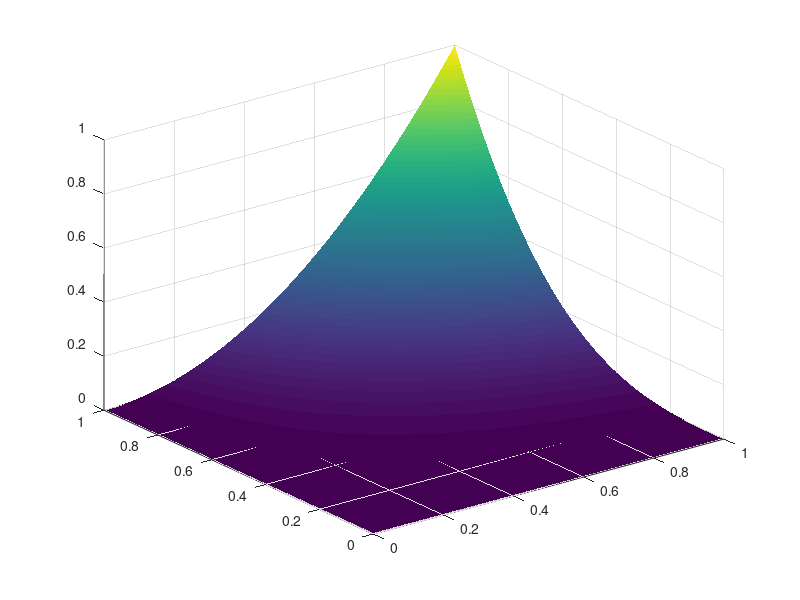
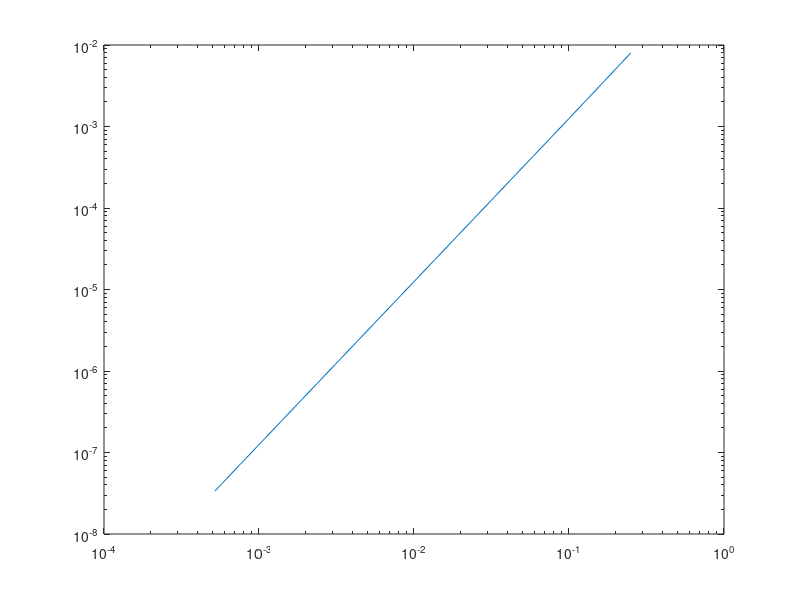
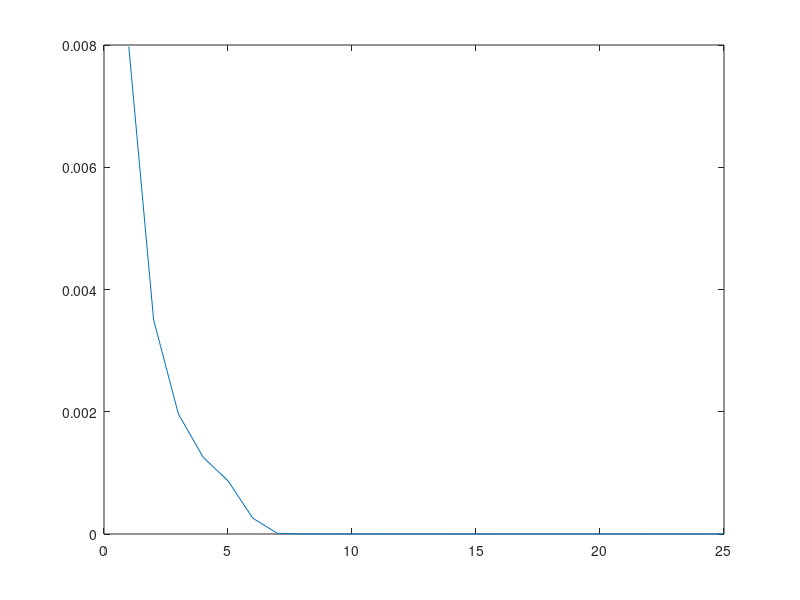

Write the MATLAB code that produced these figures, in order. (Note: this script raises an error after producing the figures.)
clc; clear all; close all;

NN=[2:2:10 20:100:2000]+1;
E=[]; H=[]; INT=[];
for i=1:length(NN);
    n=NN(i);
    h=1/(n+1);
    x=0:h:1;
    [X,Y]=meshgrid(x,x);
    
%     F=(cos(X)+X).*Y;
%     inte=.5*(.5+sin(1));
    
    pp=2;
    qq=3;
    F=X.^pp.*Y.^qq;
    inte=1/((pp+1)*(qq+1));

    wei=ones(size(X));
    border=1/2;
    corner=1/4;
    
    wei(1,1:end)=border;
    wei(end,1:end)=border;
    wei(1:end,1)=border;
    wei(1:end,end)=border;
    wei(1,1)=corner;
    wei(1,end)=corner;
    wei(end,1)=corner;
    wei(end,end)=corner;
    
    int=h^2.*sum(sum(wei.*F));

    E=[E int-inte];
    H=[H h];
    INT=[INT int];
end

figure(1)
surf(X,Y,F)
shading interp

figure(2)
loglog(H,E)

figure(3)
plot(INT-inte)

fig_placier

p=polyfit(log(H),log(abs(E)),1);
disp(['ordre estimé : ' num2str(p(1))])
